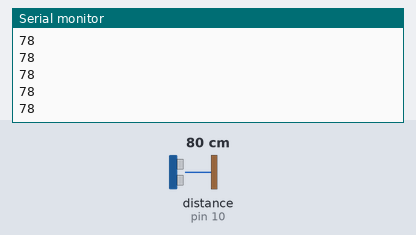
This sketch was run on a simulated Arduino Uno, built with avr-gcc and run on an emulated ATmega328P. Parts: the last lines printed to the serial monitor. Wiring (inferred from the names in the program): ultrasonic range finder: trigger pin 9; echo pin 10. The test bench sets the inputs (shaded band); at power-on: distance to the obstacle (sensor on pin 10) 80 cm. The echo pulse lasts 58.3 µs per cm.

Above: at 1.2 s.
1.3 s: distance to the obstacle (sensor on pin 10) set to 2 cm
At 1.8 s:
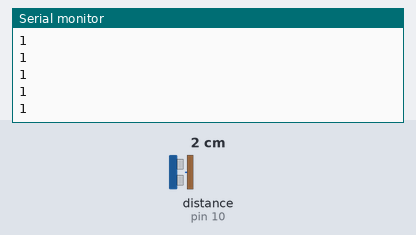
2.8 s: distance to the obstacle (sensor on pin 10) set to 4 cm
At 3.7 s:
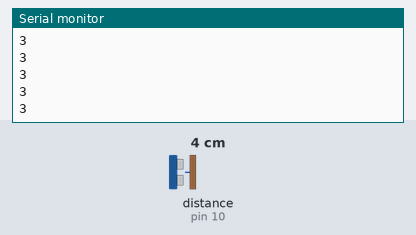
Timing chart, 0 to 5.8 s (numbered marks = the images above; inputs shaded):
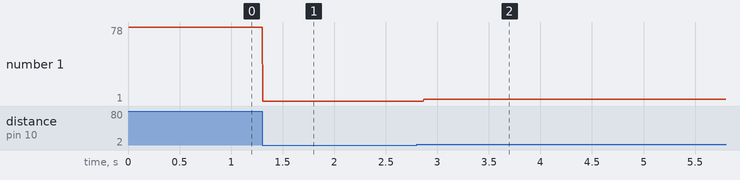

The sketch:

distance_sensor.ino
```cpp
/*
* Ultrasonic Sensor HC-SR04 and Arduino Tutorial
*
* Crated by Dejan Nedelkovski,
* www.HowToMechatronics.com
*
*/
// defines pins numbers
const int trigPin = 9;
const int echoPin = 10;

const float SPEED_OF_SOUND = 0.034;

const int MAX_DISTANCE = 400;

const int SAMPLE_TIME = 50;

// defines variables
long duration;
int distance;
int t = 0;

void setup() {
  pinMode(trigPin, OUTPUT); // Sets the trigPin as an Output
  pinMode(echoPin, INPUT); // Sets the echoPin as an Input
  Serial.begin(9600); // Starts the serial communication

}

void loop() {
  if (t < SAMPLE_TIME){
    // Clears the trigPin
    digitalWrite(trigPin, LOW);
    delayMicroseconds(2);

    // Sets the trigPin on HIGH state for 10 micro seconds
    digitalWrite(trigPin, HIGH);
    delayMicroseconds(10);
    digitalWrite(trigPin, LOW);

    // Reads the echoPin, returns the sound wave travel time in microseconds
    duration = pulseIn(echoPin, HIGH);

    duration -= 10;

    // Calculating the distance
    distance= duration*SPEED_OF_SOUND/2;
    // Prints the distance on the Serial Monitor
    if (distance < MAX_DISTANCE){
      // Serial.print("Distance: ");
      Serial.println(distance);

    }
  }
  t ++;
}
```

Measured:
- after the input at 1.3 s, the serial monitor: prints a new line at once (image 1)
- after the input at 2.8 s, the serial monitor: prints a new line after 0.07 s (image 2)
- plotted number 1: 78 → 1 after the input at 1.3 s, 1 → 3 after the input at 2.8 s
